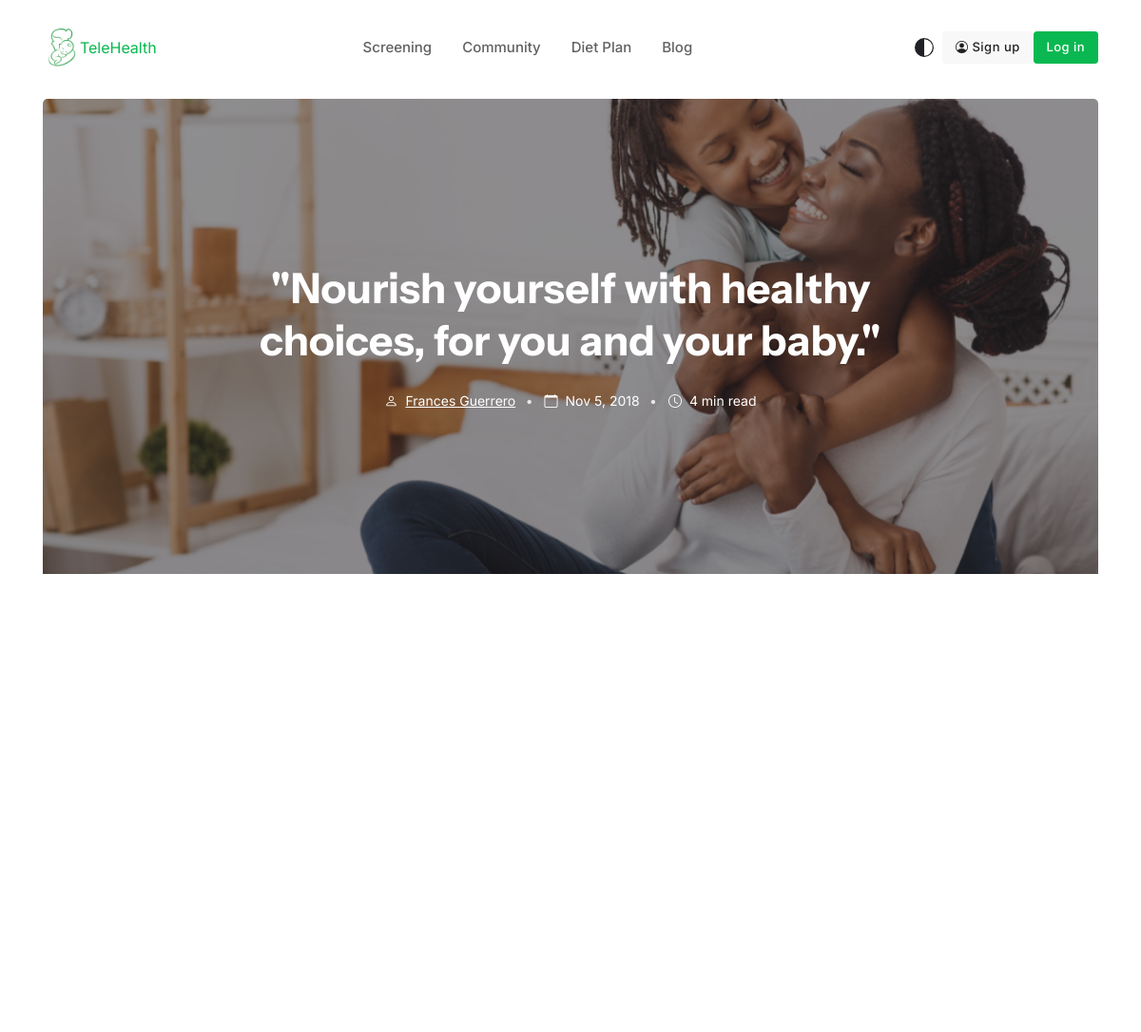
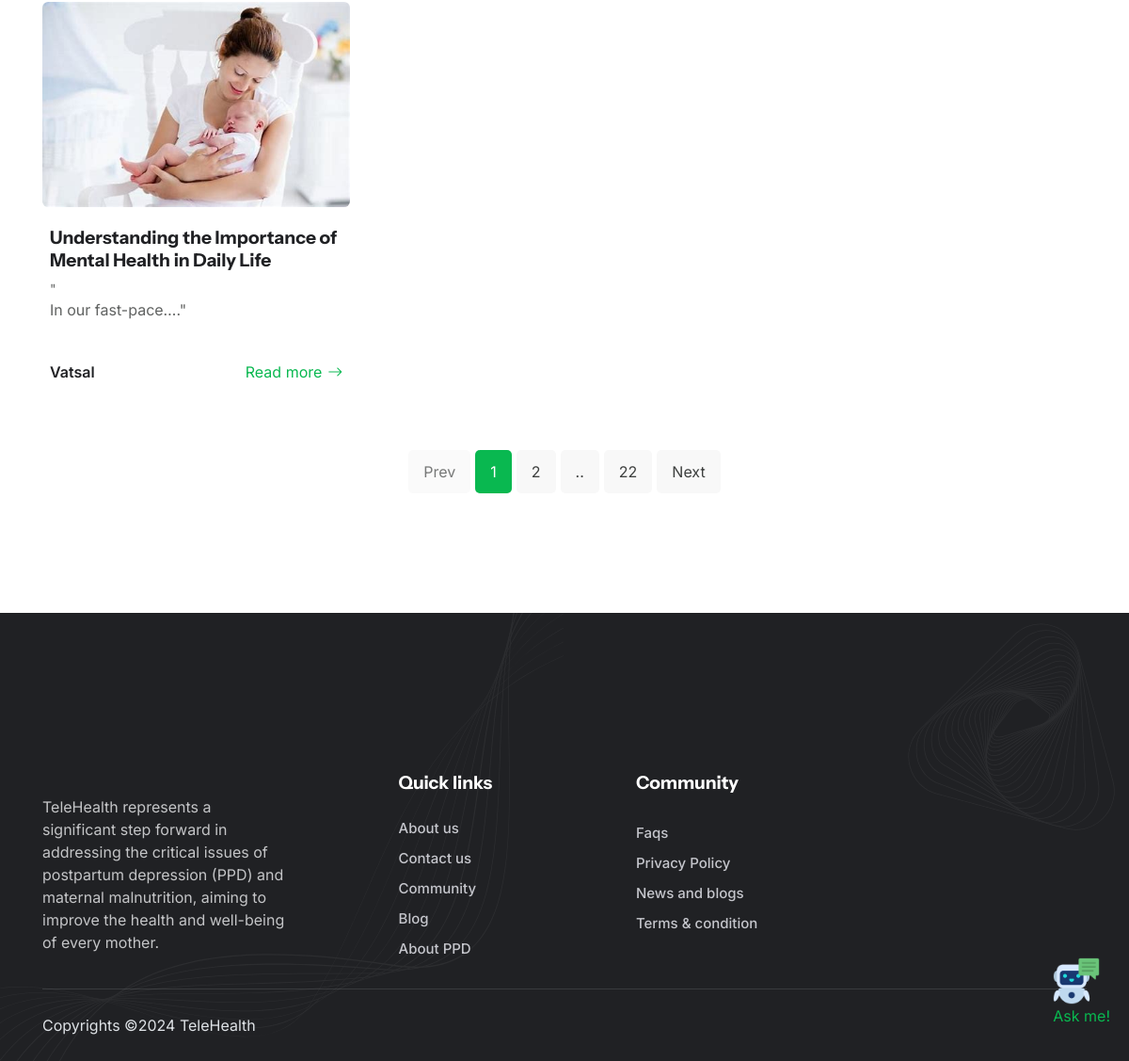
Page /blog on the committed database (2 pictures, top to bottom).
### core/models.py (models this page shows, shortened)
class post(models.Model):
    title = models.CharField(max_length=100)
    user = models.CharField(max_length=70, default=None)
    post_img = models.ImageField(upload_to='post_images', null=True, blank=True)
    slug = AutoSlugField(populate_from='title', unique=True,null=True,default=None)
    body = RichTextField(blank=True,null=True,max_length=100000)

### core/views.py (the view)
# urls.py: path('blog',views.blog,name='blog'),
def blog(request):
    bpost = post.objects.all()
    return render(request, 'blog.html',{'bpost':bpost})

### templates/blog.html (shortened to what this page needs)
{% extends "base.html" %}
{% load static %}
{% load django_bootstrap5 %}
	{% block content %}
	<main>
		<section class="pt-7">
			<div class="container pt-3 pt-xl-5">
				<div class="swiper rounded" data-swiper-options='{
			"effect": "fade",
			"navigation":{
				"nextEl":".swiper-button-next",
				"prevEl":".swiper-button-prev"
			},
			"pagination":{
				"el":".swiper-pagination",
				"clickable":"true"
			}}'>
					<div class="swiper-wrapper">
						<div class="swiper-slide">
							<div class="card overflow-hidden h-500px text-center rounded-0"
								style="background-image:url({% static './assets/images/blog/mother1.jpg' %});background-position: center left; background-size: cover;">
								<div class="bg-overlay bg-dark opacity-5"></div>
								<div class="card-img-overlay d-flex align-items-center p-2 p-sm-4">
									<div class="w-100 my-auto">
										<div class="row justify-content-center">
											<div class="col-11 col-lg-9">
												<h1 class="h2 mb-4"><a href=""
														class="text-white text-primary-hover">"Nourish yourself with
														healthy choices, for you and your baby."</a></h1>
												<ul class="nav nav-divider mb-0 justify-content-center small">
													<li class="nav-item text-white"><a href="#"
															class="text-decoration-underline"><i
																class="bi bi-person me-2"></i>Frances Guerrero</a></li>
													<li class="nav-item text-white"><i
															class="bi bi-calendar me-2"></i>Nov 5, 2018</li>
													<li class="nav-item text-white"><i class="bi bi-clock me-2"></i>4
														min read</li>
												</ul>
											</div>
										</div>
									</div>
								</div>
							</div>
						</div>
					</div>
				</div>
			</div>
		</section>
		<section class="pt-0">
			<div class="container">
				<div class="row g-4 g-sm-5 g-xl-7 mt-0">
					{% for p in bpost reversed%}
					<div class="col-md-6 col-lg-4">
						<article class="card bg-transparent h-100 p-0">
							<img src="{{p.post_img.url}}" class="card-img img-fluid" alt="Blog-img" height="15rem">
							<div class="card-body px-2 pb-4">
								<h6 class="card-title mb-2"><a href="#">{{p.title}}</a>
								</h6>
								<p class="small mb-0">"{{p.body|truncatechars:20|safe}}."</p>
							</div>
							<div class="card-footer bg-transparent d-flex justify-content-between px-2 py-0">
								<span class="heading-color fw-semibold mb-0">{{p.user}}</span>
								<a class="icon-link icon-link-hover stretched-link" href="/post/{{p.slug}}">Read
									more<i class="bi bi-arrow-right"></i> </a>
							</div>
						</article>
					</div>
					{% endfor %}
				</div>
				<div class="row mt-7">
					<div class="col-12 mx-auto">
						<ul class="pagination pagination-primary-soft d-flex justify-content-center mb-0">
							<li>
								<ul class="list-unstyled">
									<li class="page-item disabled">
										<a class="page-link" href="#" tabindex="-1" aria-disabled="true">Prev</a>
									</li>
									<li class="page-item active"><a class="page-link" href="#">1</a></li>
									<li class="page-item"><a class="page-link" href="#">2</a></li>
									<li class="page-item"><a class="page-link" href="#">..</a></li>
									<li class="page-item"><a class="page-link" href="#">22</a></li>
									<li class="page-item">
										<a class="page-link" href="#">Next</a>
									</li>
								</ul>
							</li>
						</ul>
					</div>
				</div>
			</div>
		</section>
	</main>
	{% endblock content %}

### rows in the picture
post: post_img (picture), title "Understanding the Importance of Mental Health in Daily Life", body "In our fast-pace…", user "Vatsal"
